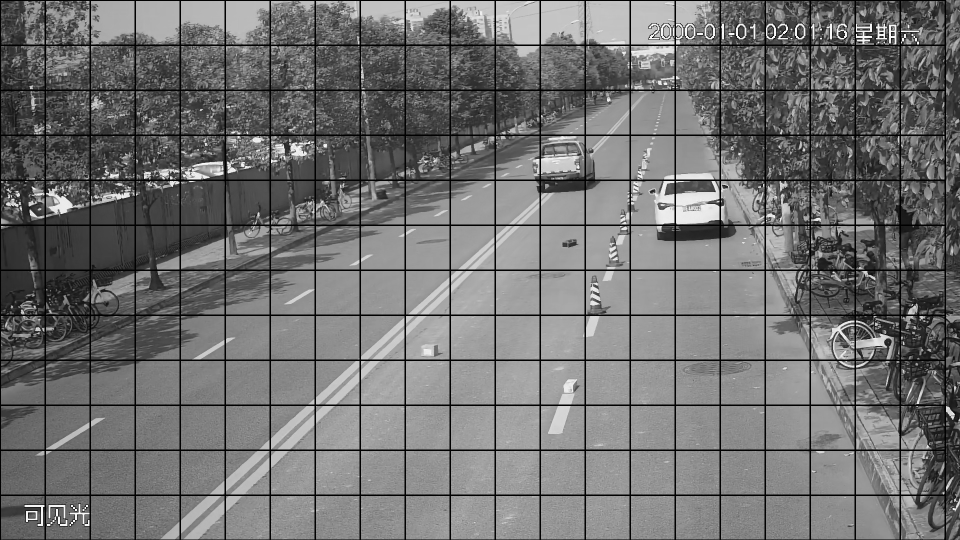
#> input picture img3.jpg, 1920 x 1080 px, given in place of paosa.264, which was not available (shown at 1/2 size)
$ python loss_thing.py
#> lines starting #> are read from the running program, lines starting #| are printed output that depends on the picture; after the words box and inside, x2 and y2 are one past the last pixel; in counts of white or black regions, pixels touching at a corner belong together; pictures that were not available may be replaced by others from this repository, and a replacement may not be noted
import cv2
import datetime
import numpy as np

# 定义运算的核算子
BLUR_RADIUS = 21
erode_kernel = cv2.getStructuringElement(cv2.MORPH_ELLIPSE, (5, 5))
dilate_kernel = cv2.getStructuringElement(cv2.MORPH_ELLIPSE, (9, 9))

pre_hier = np.array([[[ 0, 0, 0, 0],
        [ 0, 0, 0, 0],
        [0, 0, 0, 0]]])
# print(pre_hier[0][0])
count = []
# 打开摄像头
cap = cv2.VideoCapture("rtsp://192.168.9.87:8554/paosa.264")

success, frame = cap.read()
#> frame is the input picture: shape (1080, 1920, 3); min 0, max 255, mean 113.6

# 丢弃9帧，让相机有足够时间调整
for i in range(2):
    success, frame = cap.read()
    if not success:
        exit(1)

# 取第十帧，并进行模糊操作，作为背景
frame_test = cv2.imread("/Users/sonny_he/Desktop/opencv_learning/vlc.jpg")
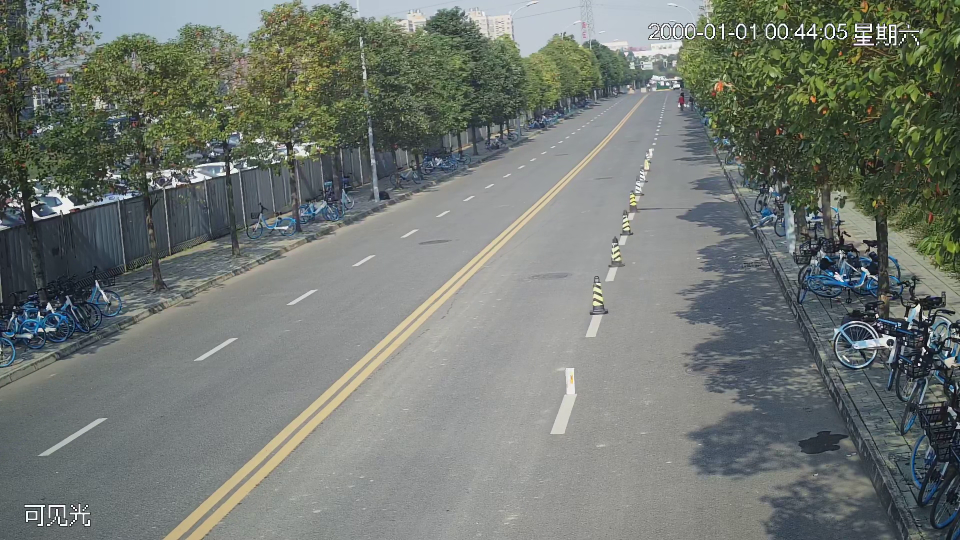
#> input picture vlc.jpg, 1920 x 1080 px, found by its file name (shown at 1/2 size)
#> frame_test is the input picture: shape (1080, 1920, 3); mean B, G, R 114, 119.9, 113.8
# frame_test = frame# [100:500, 100:500]
gray_background = cv2.cvtColor(frame_test, cv2.COLOR_BGR2GRAY)
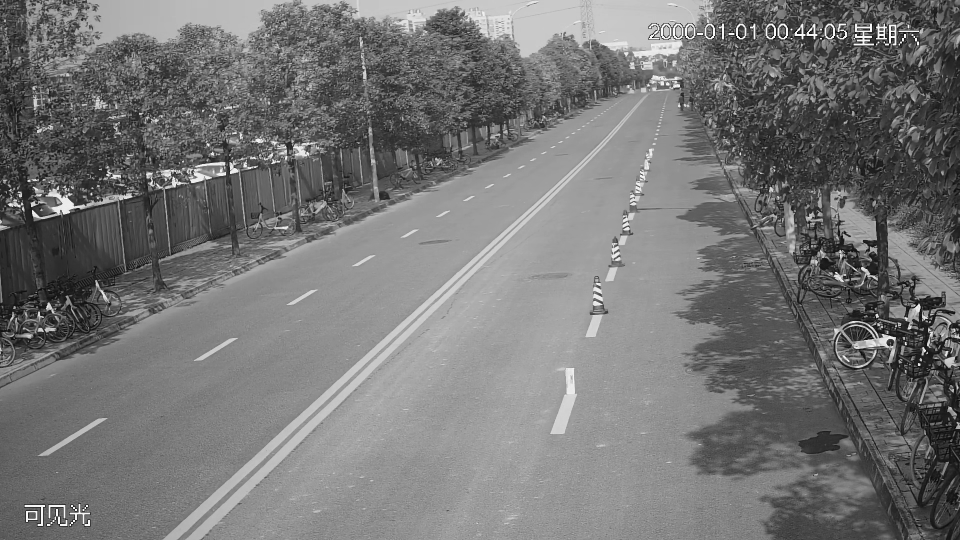
#> gray_background: shape (1080, 1920) (shown at 1/2 size); min 0, max 255, mean 117.3
gray_background = cv2.GaussianBlur(gray_background, (BLUR_RADIUS, BLUR_RADIUS), 0)
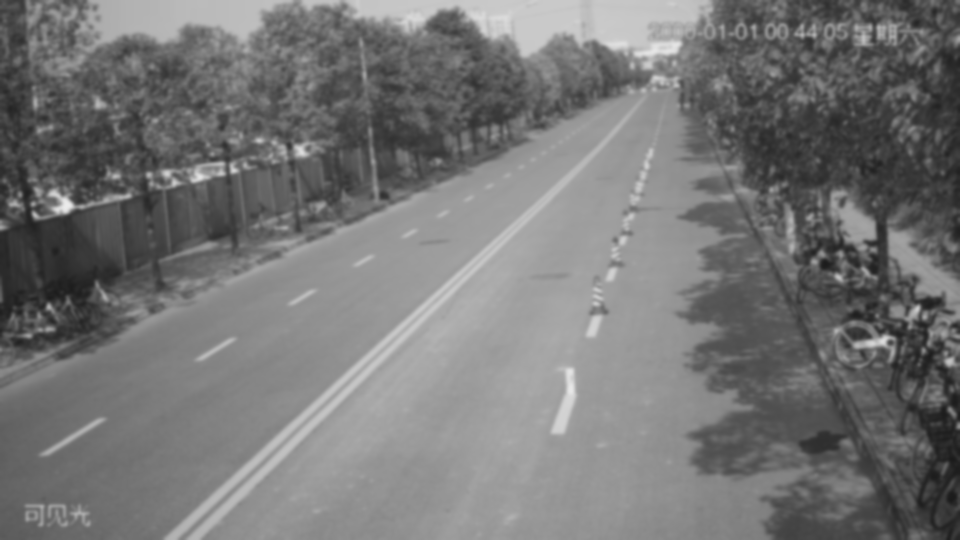
#> gray_background: shape (1080, 1920) (shown at 1/2 size); min 26, max 235, mean 117.3

# [5 lines of commented-out code are left out]
while success:
    gray_frame = cv2.cvtColor(frame, cv2.COLOR_BGR2GRAY)
    gray_frame = cv2.GaussianBlur(gray_frame, (BLUR_RADIUS, BLUR_RADIUS), 0)
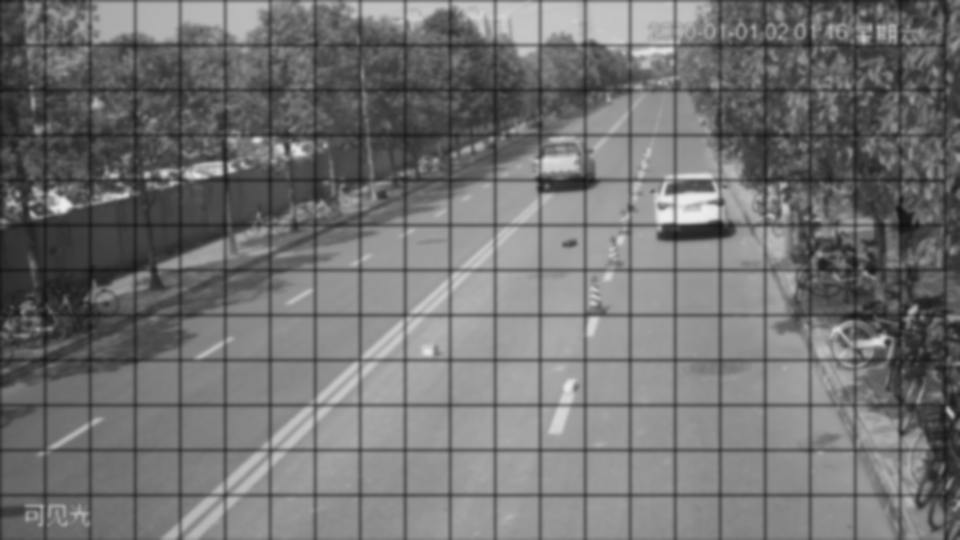
#> gray_frame: shape (1080, 1920) (shown at 1/2 size); min 16, max 235, mean 113.8

    # 对两张图片进行差值的绝对值操作
    diff = cv2.absdiff(gray_background, gray_frame)
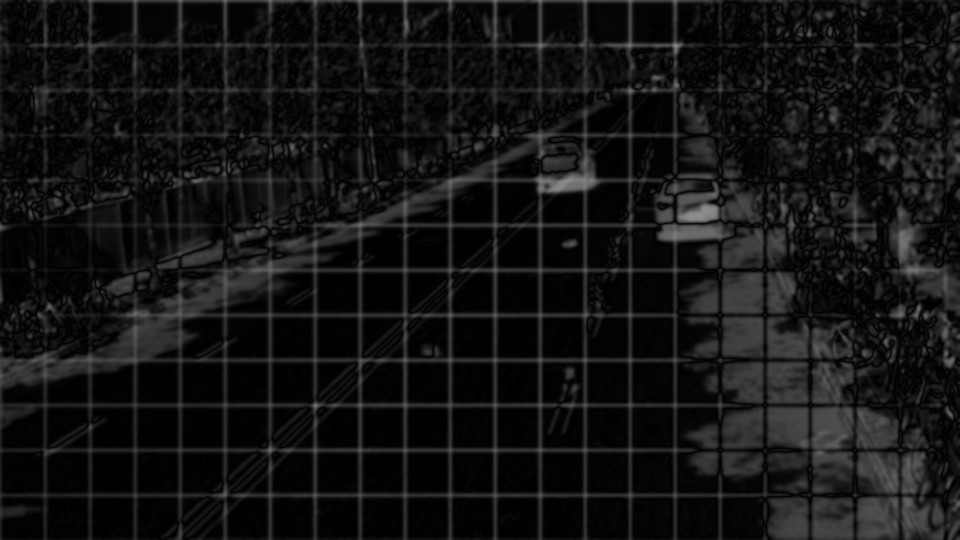
#> diff: shape (1080, 1920) (shown at 1/2 size); min 0, max 142, mean 19.5
    _, thresh = cv2.threshold(diff, 80, 255, cv2.THRESH_BINARY)  # 阈值化操作得到黑白图像
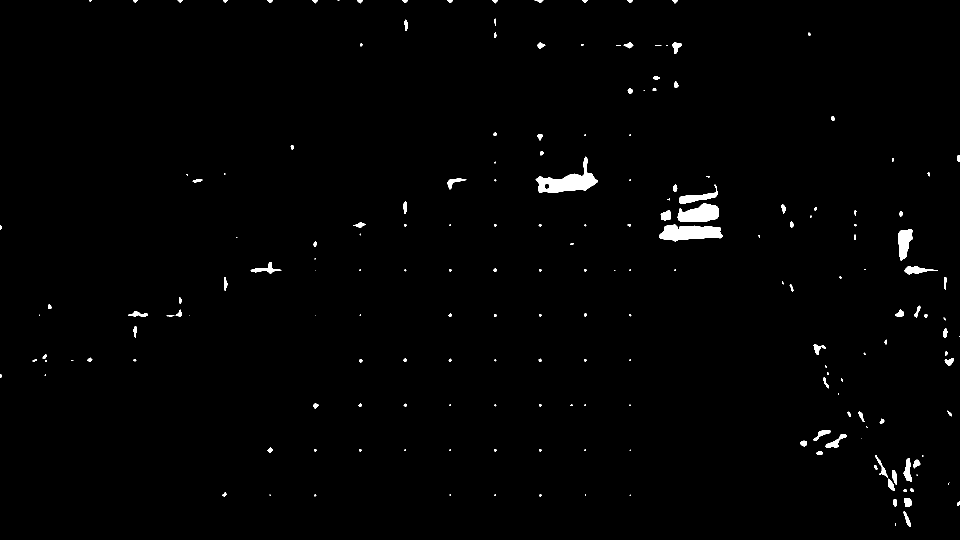
#> thresh: shape (1080, 1920) (shown at 1/2 size); 1% white; 198 white regions (72 under 20 px), largest, box (x1, y1, x2, y2) and area: (1071, 313, 1196, 386) 3435, (1319, 449, 1445, 483) 3020, (1355, 406, 1437, 444) 2213

    # 形态学运算进行平滑处理，便于后续边框的绘制
    cv2.erode(thresh, erode_kernel, thresh, iterations=2)
    cv2.dilate(thresh, dilate_kernel, thresh, iterations=2)

    # 先寻找轮廓
    cv2.rectangle(thresh,(1200,250),(1450,411),0,-1)
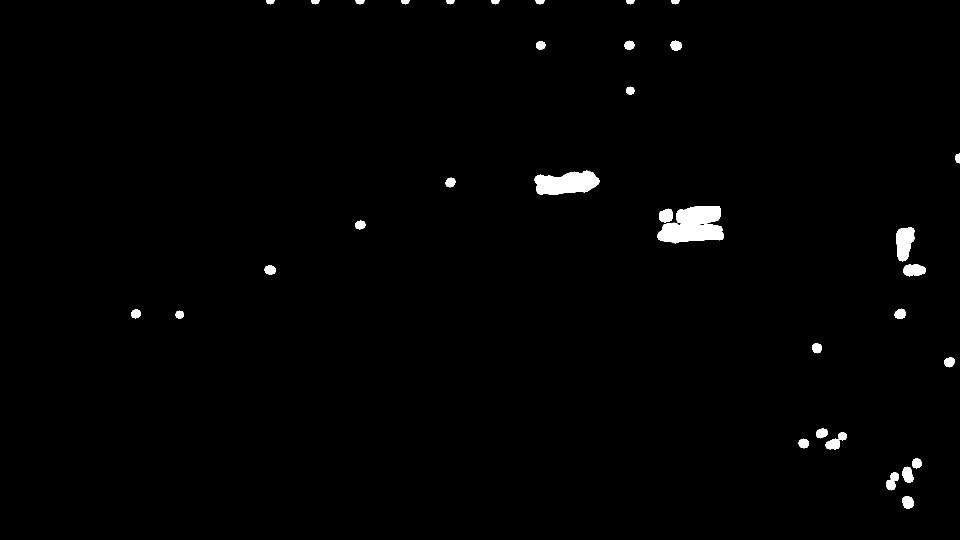
#> thresh: shape (1080, 1920) (shown at 1/2 size); 1.1% white; 34 white regions
    contours, hier = cv2.findContours(thresh, cv2.RETR_EXTERNAL, cv2.CHAIN_APPROX_SIMPLE)
#> contours = 34 contours; largest, box (x1, y1, x2, y2) and area: (1315, 412, 1448, 487) 6734, (1069, 341, 1199, 390) 4372, (1793, 454, 1829, 523) 1774, (1806, 528, 1852, 553) 810, (1651, 864, 1694, 899) 654
    # print(hier)
    # if contours:
    '''s = len(hier[0])
        print(s)
        for i in range(s):
            count[i] += 1
        for i in range(len(count)):
            if count[i] >= 25:
                for c in contours:
                        # print(c)
                        print("next")
                        # print(contours)
                        print(len(contours))
                        if i < len(contours):
                            # print(contours[i])
                            # 排除轮廓太小的物体
                            if 50 <= cv2.contourArea(contours[i]) < 5000:
                                x, y, w, h = cv2.boundingRect(contours[i])
                                cv2.rectangle(frame, (x, y), (x + w, y + h), (255, 255, 0), 2)
                                time1 = datetime.datetime.now().strftime("%Y-%m-%d %H:%M")
                                # cv2.imwrite("/Users/sonny_he/Desktop/opencv_learning/save_file/%s.jpg"%time1, frame)
                            else:
                                print("something is wrong")
                        else:
                            count[i] = 0
            else:
                continue'''
        # s = len(hier[0])
        # count = np.zeros(s, dtype=int)
        # for i in range(s):

    for contour in contours:
        if 100 <= cv2.contourArea(contour) < 100000:
            x, y, w, h = cv2.boundingRect(contour)
            y1 = 965-0.443*x
            if x < 1750 & y > 300:
                if y > y1:
                    cv2.rectangle(frame, (x, y), (x + w, y + h), (255, 255, 0), 2)
                    time1 = datetime.datetime.now().strftime("%Y-%m-%d %H:%M")
                # cv2.imwrite("/Users/sonny_he/Desktop/opencv_learning/save_file/%s.jpg"%time1, frame)
        else:
                print("something is wrong")
#> this loop made 34 passes
#> (x, y, w, h, y1) on passes 1 to 12: (1804, 992, 24, 26, 165.8), (1772, 944, 26, 37, 180), (1804, 933, 23, 33, 165.8), (1824, 916, 20, 21, 157), (1597, 877, 21, 20, 257.5), (1651, 864, 43, 35, 233.6), (1632, 857, 24, 20, 242), (1888, 714, 22, 21, 128.6), (1624, 686, 20, 21, 245.6), (351, 621, 17, 17, 809.5), (262, 618, 20, 19, 848.9), (1789, 617, 22, 21, 172.5)
#| something is wrong
#| something is wrong
#| something is wrong
#| something is wrong
#| something is wrong
#| something is wrong
#| something is wrong


    cv2.imshow("diff", diff)
    cv2.imshow("thresh", thresh)
    cv2.imshow("detection", frame)

    if cv2.waitKey(1) == 27:  # 按下esc键退出
#> (key Esc is pressed here)
        break

    success, frame = cap.read()
    # cv2.flip(frame, 1)

cap.release()
cv2.destroyAllWindows()
